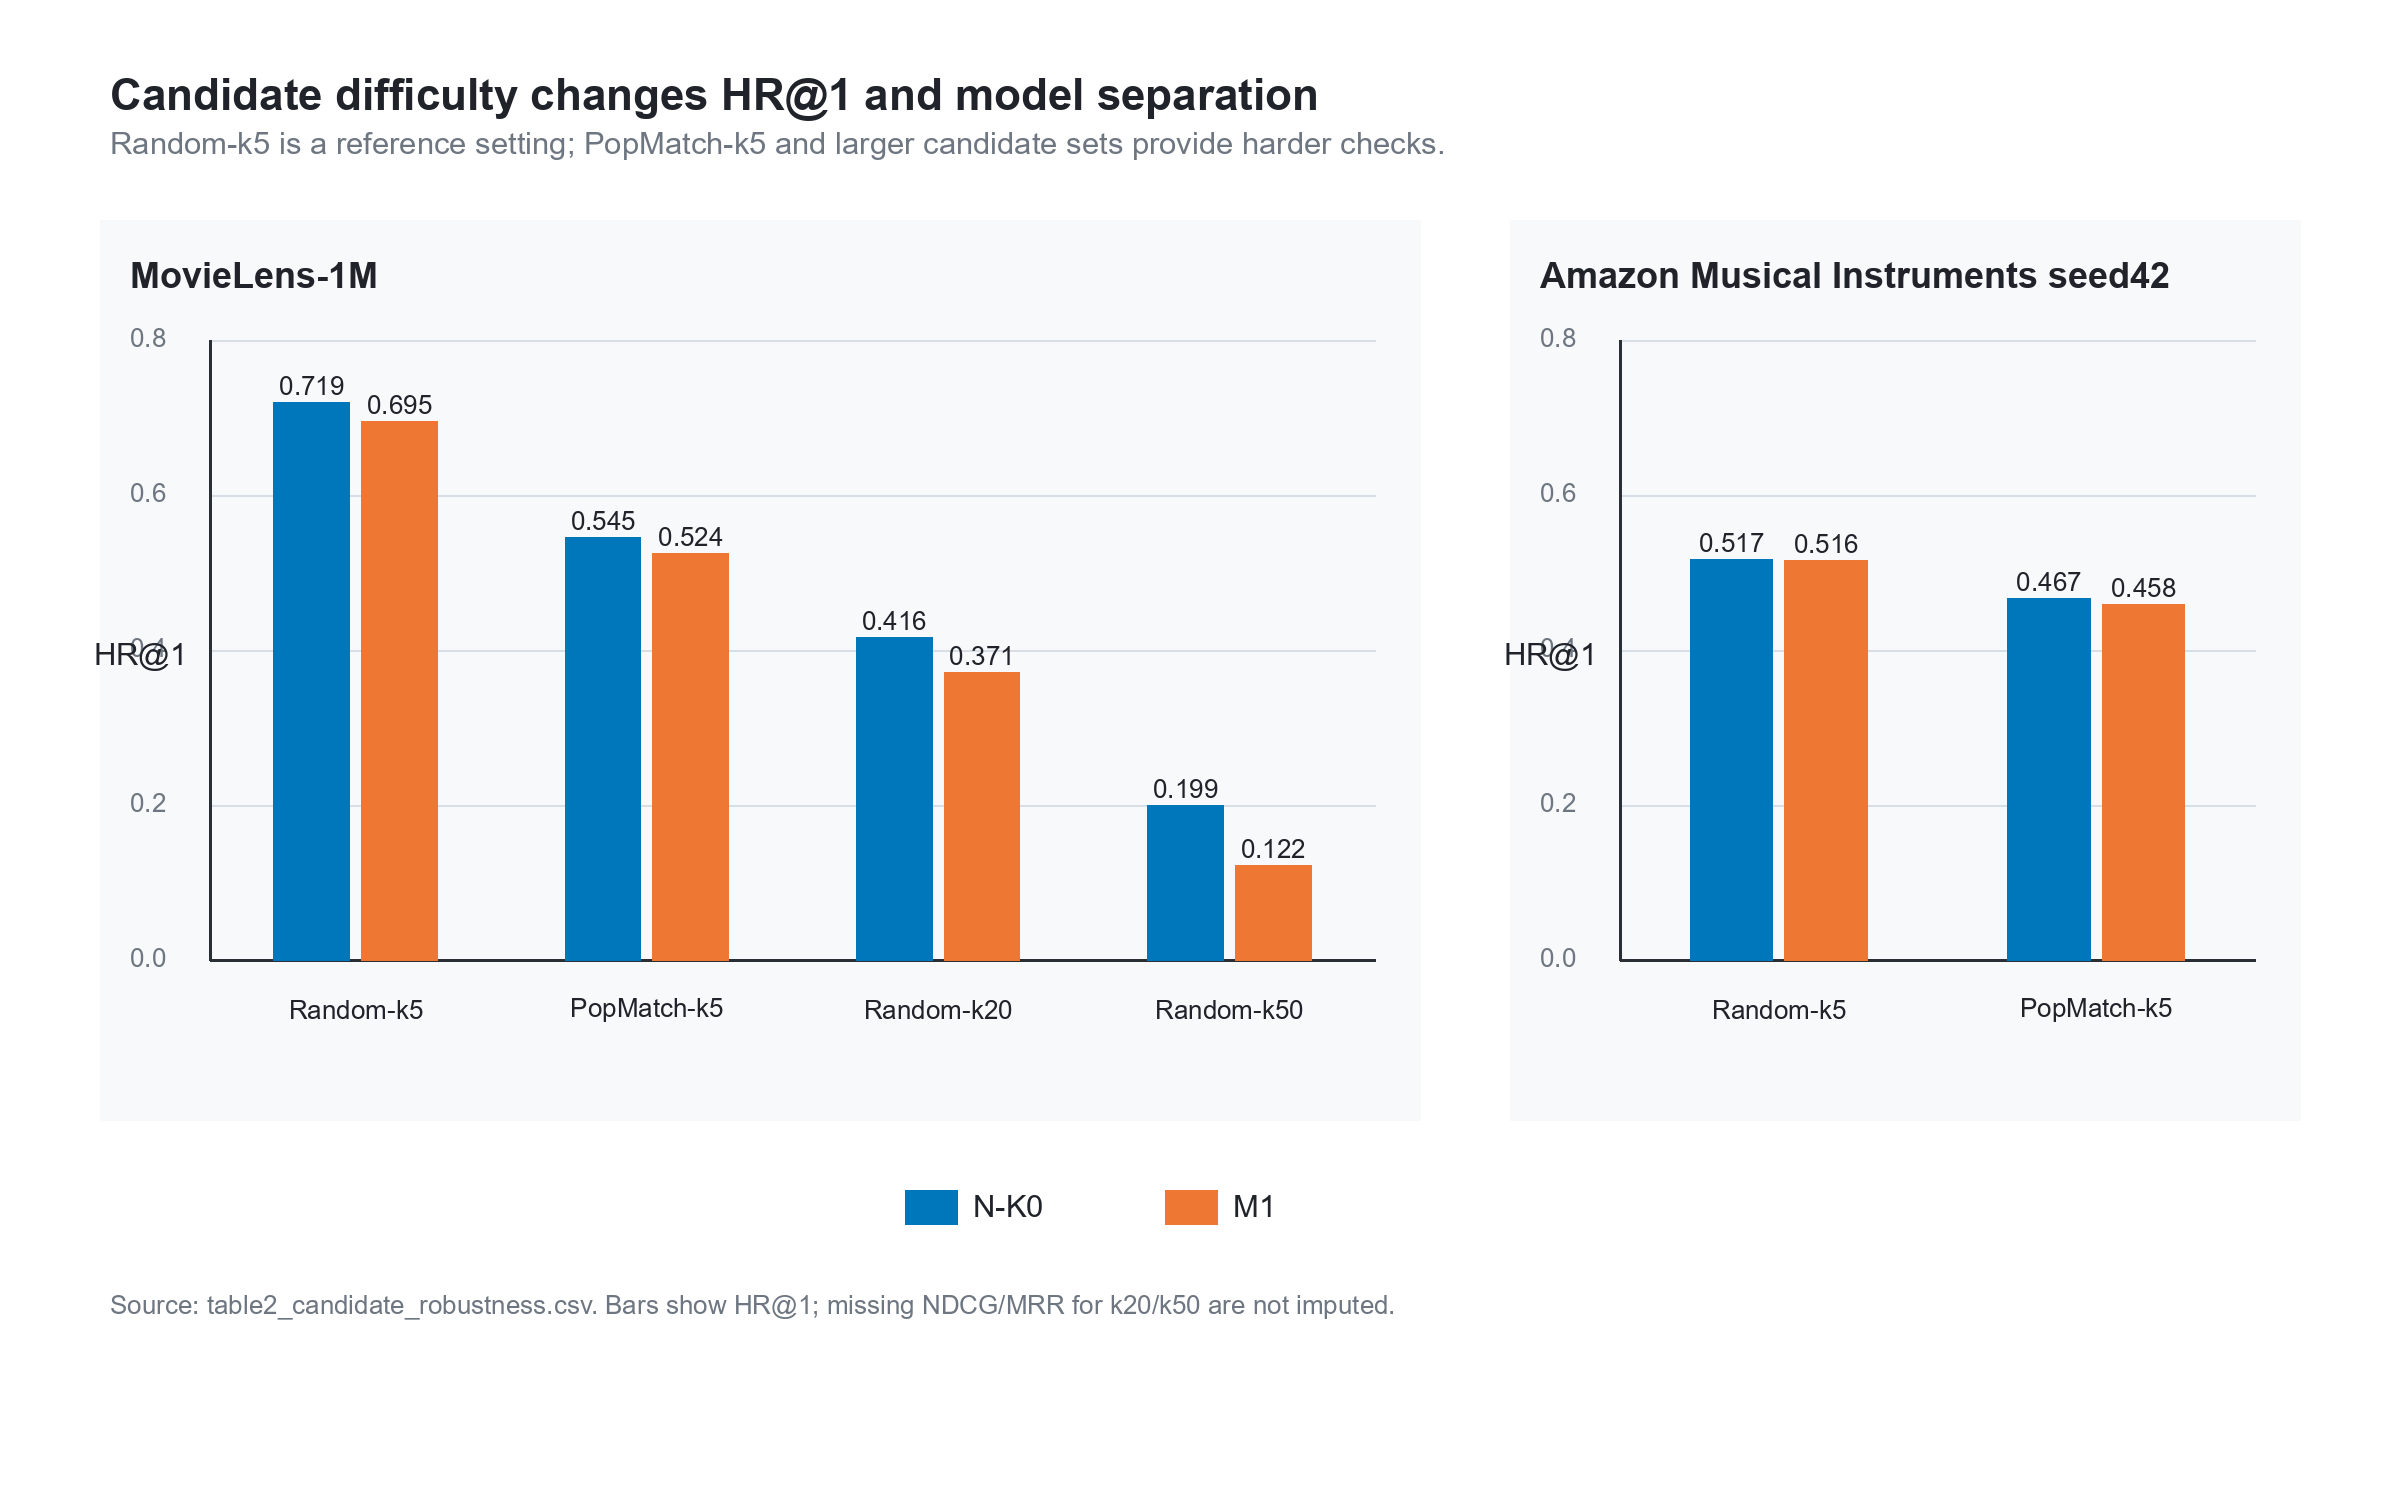

Recreate this plot in Python.
"""
Figure 3: Candidate difficulty changes ranking interpretation.

This script reads the paper-facing candidate robustness CSV and renders a
two-panel HR@1 figure without requiring matplotlib. It writes both PNG and SVG
outputs next to this script. The PNG uses Pillow; the SVG is generated from the
same geometry.
"""

from __future__ import annotations

import csv
from pathlib import Path
from xml.sax.saxutils import escape

from PIL import Image, ImageDraw, ImageFont


ROOT = Path(__file__).resolve().parents[2]
DATA_PATH = ROOT / "tables" / "table2_candidate_robustness.csv"
OUT_DIR = Path(__file__).resolve().parent
PNG_PATH = OUT_DIR / "fig3_candidate_difficulty.png"
SVG_PATH = OUT_DIR / "fig3_candidate_difficulty.svg"

WIDTH = 2400
HEIGHT = 1500
DPI = (450, 450)

COLORS = {
    "N-K0": "#0077BB",
    "M1": "#EE7733",
    "grid": "#D8DEE6",
    "axis": "#2A2F35",
    "text": "#20242A",
    "muted": "#6E7781",
    "panel": "#F7F9FB",
}


def load_font(size: int, bold: bool = False) -> ImageFont.FreeTypeFont | ImageFont.ImageFont:
    candidates = [
        "C:/Windows/Fonts/arialbd.ttf" if bold else "C:/Windows/Fonts/arial.ttf",
        "C:/Windows/Fonts/calibrib.ttf" if bold else "C:/Windows/Fonts/calibri.ttf",
        "C:/Windows/Fonts/segoeuib.ttf" if bold else "C:/Windows/Fonts/segoeui.ttf",
    ]
    for candidate in candidates:
        path = Path(candidate)
        if path.exists():
            return ImageFont.truetype(str(path), size=size)
    return ImageFont.load_default()


FONT = load_font(38)
FONT_SMALL = load_font(31)
FONT_TINY = load_font(26)
FONT_BOLD = load_font(44, bold=True)
FONT_PANEL = load_font(36, bold=True)


def fmt(value: float | None) -> str:
    if value is None:
        return "n/a"
    return f"{value:.3f}"


def read_rows() -> list[dict[str, str]]:
    with DATA_PATH.open("r", encoding="utf-8", newline="") as f:
        return list(csv.DictReader(f))


def ordered_values(rows: list[dict[str, str]], dataset: str, protocols: list[str]) -> dict[str, list[float]]:
    out = {"N-K0": [], "M1": []}
    for protocol in protocols:
        for model in ["N-K0", "M1"]:
            match = [
                r
                for r in rows
                if r["dataset"] == dataset and r["protocol"] == protocol and r["model"] == model
            ]
            if not match:
                raise ValueError(f"Missing row for {dataset} {protocol} {model}")
            out[model].append(float(match[0]["hr1"]))
    return out


def text_size(draw: ImageDraw.ImageDraw, text: str, font: ImageFont.ImageFont) -> tuple[int, int]:
    bbox = draw.textbbox((0, 0), text, font=font)
    return bbox[2] - bbox[0], bbox[3] - bbox[1]


def draw_centered(
    draw: ImageDraw.ImageDraw,
    xy: tuple[float, float],
    text: str,
    font: ImageFont.ImageFont,
    fill: str,
) -> None:
    w, h = text_size(draw, text, font)
    draw.text((xy[0] - w / 2, xy[1] - h / 2), text, font=font, fill=fill)


class Svg:
    def __init__(self) -> None:
        self.parts: list[str] = [
            f'<svg xmlns="http://www.w3.org/2000/svg" width="{WIDTH}" height="{HEIGHT}" viewBox="0 0 {WIDTH} {HEIGHT}">',
            '<rect width="100%" height="100%" fill="white"/>',
            '<style>text{font-family:Arial,Calibri,sans-serif;fill:#20242A}.small{font-size:31px}.tiny{font-size:26px}.title{font-size:44px;font-weight:700}.panel{font-size:36px;font-weight:700}</style>',
        ]

    def rect(self, x: float, y: float, w: float, h: float, fill: str, stroke: str | None = None) -> None:
        stroke_attr = f' stroke="{stroke}" stroke-width="2"' if stroke else ""
        self.parts.append(f'<rect x="{x:.1f}" y="{y:.1f}" width="{w:.1f}" height="{h:.1f}" fill="{fill}"{stroke_attr}/>')

    def line(self, x1: float, y1: float, x2: float, y2: float, stroke: str, width: float = 2) -> None:
        self.parts.append(f'<line x1="{x1:.1f}" y1="{y1:.1f}" x2="{x2:.1f}" y2="{y2:.1f}" stroke="{stroke}" stroke-width="{width:.1f}"/>')

    def text(self, x: float, y: float, text: str, cls: str = "small", anchor: str = "middle") -> None:
        self.parts.append(f'<text x="{x:.1f}" y="{y:.1f}" class="{cls}" text-anchor="{anchor}">{escape(text)}</text>')

    def finish(self) -> str:
        return "\n".join(self.parts + ["</svg>\n"])


def draw_panel(
    img_draw: ImageDraw.ImageDraw,
    svg: Svg,
    x0: int,
    y0: int,
    w: int,
    h: int,
    title: str,
    protocols: list[str],
    values: dict[str, list[float]],
) -> None:
    plot_left = x0 + 110
    plot_top = y0 + 120
    plot_right = x0 + w - 45
    plot_bottom = y0 + h - 160
    plot_w = plot_right - plot_left
    plot_h = plot_bottom - plot_top
    max_y = 0.8

    img_draw.rectangle((x0, y0, x0 + w, y0 + h), fill=COLORS["panel"])
    svg.rect(x0, y0, w, h, COLORS["panel"])
    img_draw.text((x0 + 30, y0 + 35), title, font=FONT_PANEL, fill=COLORS["text"])
    svg.text(x0 + 30, y0 + 70, title, "panel", "start")

    for tick in [0.0, 0.2, 0.4, 0.6, 0.8]:
        y = plot_bottom - (tick / max_y) * plot_h
        img_draw.line((plot_left, y, plot_right, y), fill=COLORS["grid"], width=2)
        svg.line(plot_left, y, plot_right, y, COLORS["grid"], 2)
        img_draw.text((plot_left - 80, y - 17), f"{tick:.1f}", font=FONT_TINY, fill=COLORS["muted"])
        svg.text(plot_left - 35, y + 9, f"{tick:.1f}", "tiny", "end")

    img_draw.line((plot_left, plot_top, plot_left, plot_bottom), fill=COLORS["axis"], width=3)
    img_draw.line((plot_left, plot_bottom, plot_right, plot_bottom), fill=COLORS["axis"], width=3)
    svg.line(plot_left, plot_top, plot_left, plot_bottom, COLORS["axis"], 3)
    svg.line(plot_left, plot_bottom, plot_right, plot_bottom, COLORS["axis"], 3)

    group_w = plot_w / len(protocols)
    bar_w = min(95, group_w * 0.26)
    for i, protocol in enumerate(protocols):
        cx = plot_left + group_w * (i + 0.5)
        for j, model in enumerate(["N-K0", "M1"]):
            value = values[model][i]
            bar_h = (value / max_y) * plot_h
            x = cx + (j - 0.5) * (bar_w + 12) - bar_w / 2
            y = plot_bottom - bar_h
            img_draw.rectangle((x, y, x + bar_w, plot_bottom), fill=COLORS[model])
            svg.rect(x, y, bar_w, bar_h, COLORS[model])
            draw_centered(img_draw, (x + bar_w / 2, y - 22), fmt(value), FONT_TINY, COLORS["text"])
            svg.text(x + bar_w / 2, y - 14, fmt(value), "tiny")
        label = protocol.replace("Canonical ", "").replace("Amazon ", "")
        draw_centered(img_draw, (cx, plot_bottom + 45), label, FONT_TINY, COLORS["text"])
        svg.text(cx, plot_bottom + 55, label, "tiny")

    # Axis label
    draw_centered(img_draw, (plot_left - 70, plot_top + plot_h / 2), "HR@1", FONT_SMALL, COLORS["text"])
    svg.text(plot_left - 70, plot_top + plot_h / 2, "HR@1", "small")


def main() -> None:
    rows = read_rows()
    ml_protocols = ["Canonical Random-k5", "PopMatch-k5", "Random-k20", "Random-k50"]
    amz_protocols = ["Random-k5", "PopMatch-k5"]
    ml_values = ordered_values(rows, "MovieLens-1M", ml_protocols)
    amz_values = ordered_values(rows, "Amazon Musical Instruments", amz_protocols)

    image = Image.new("RGB", (WIDTH, HEIGHT), "white")
    draw = ImageDraw.Draw(image)
    svg = Svg()

    draw.text((110, 70), "Candidate difficulty changes HR@1 and model separation", font=FONT_BOLD, fill=COLORS["text"])
    draw.text((110, 125), "Random-k5 is a reference setting; PopMatch-k5 and larger candidate sets provide harder checks.", font=FONT_SMALL, fill=COLORS["muted"])
    svg.text(110, 105, "Candidate difficulty changes HR@1 and model separation", "title", "start")
    svg.text(110, 160, "Random-k5 is a reference setting; PopMatch-k5 and larger candidate sets provide harder checks.", "small", "start")

    draw_panel(draw, svg, 100, 220, 1320, 900, "MovieLens-1M", ml_protocols, ml_values)
    draw_panel(draw, svg, 1510, 220, 790, 900, "Amazon Musical Instruments seed42", amz_protocols, amz_values)

    # Legend
    legend_y = 1190
    for i, model in enumerate(["N-K0", "M1"]):
        x = 905 + i * 260
        draw.rectangle((x, legend_y, x + 52, legend_y + 34), fill=COLORS[model])
        draw.text((x + 68, legend_y - 2), model, font=FONT_SMALL, fill=COLORS["text"])
        svg.rect(x, legend_y, 52, 34, COLORS[model])
        svg.text(x + 68, legend_y + 28, model, "small", "start")

    note = "Source: table2_candidate_robustness.csv. Bars show HR@1; missing NDCG/MRR for k20/k50 are not imputed."
    draw.text((110, 1290), note, font=FONT_TINY, fill=COLORS["muted"])
    svg.text(110, 1320, note, "tiny", "start")

    image.save(PNG_PATH, dpi=DPI)
    SVG_PATH.write_text(svg.finish(), encoding="utf-8")
    print(f"wrote {PNG_PATH}")
    print(f"wrote {SVG_PATH}")


if __name__ == "__main__":
    main()
